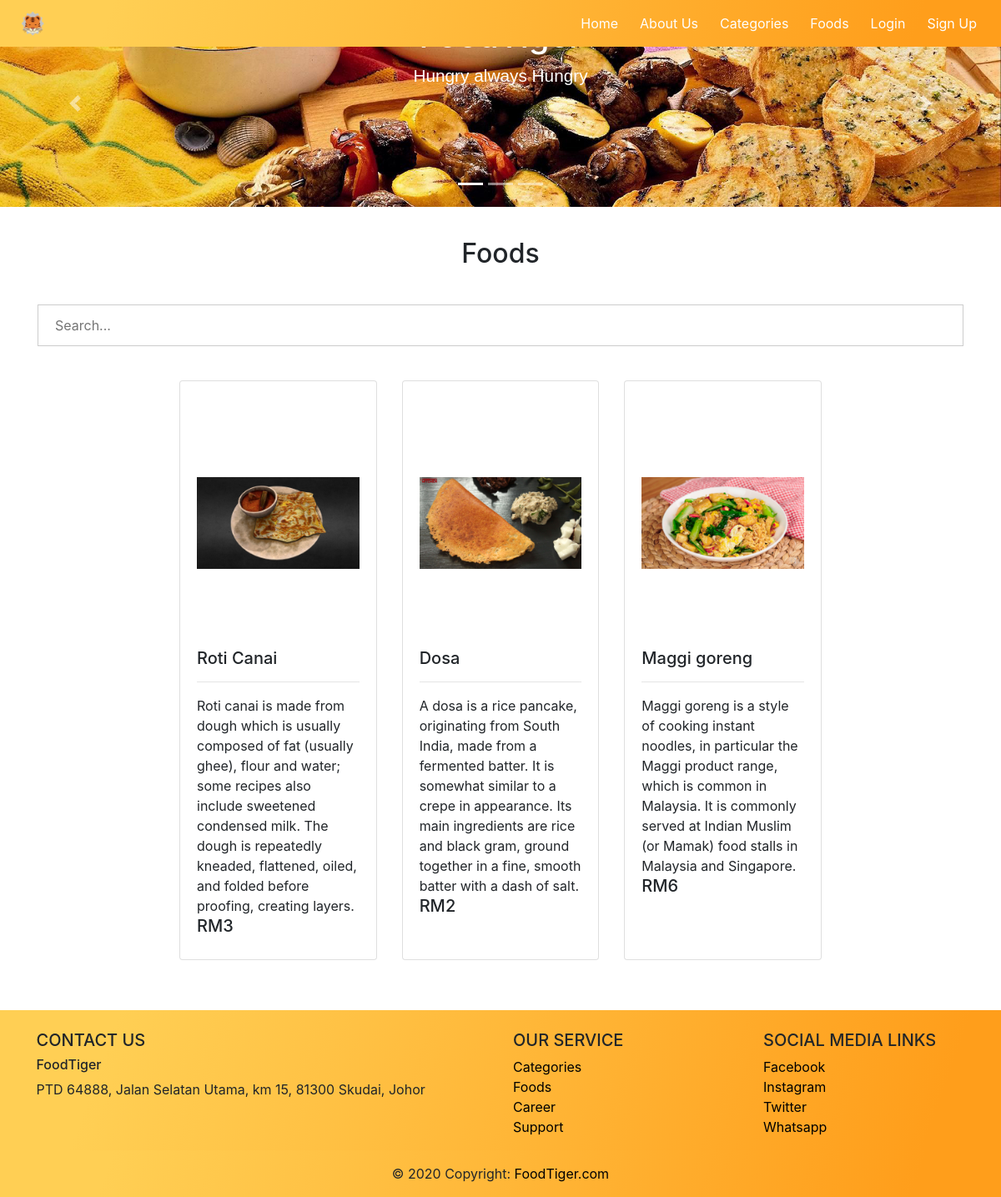
The app's page /food.php?category=4 with its own data.
### tables this page shows
CREATE TABLE `food` (
  `f_id` int(11) NOT NULL,
  `cart_id` int(10) NOT NULL,
  `nameFood` varchar(255) NOT NULL,
  `description` varchar(255) NOT NULL,
  `imageFood` varchar(500) NOT NULL,
  `price` int(30) NOT NULL
);

### food.php (the view, shortened to what this page needs)
<?php
require 'database/pdo.php';
$search="";
if(isset($_GET['category'])){
$cart_id=$_GET['category'];
$search=" where cart_id='".$cart_id."'";
}
?>
<!DOCTYPE html>
<html>
<head>
    <link rel="stylesheet" href="css/nav-bar.css">
    <link rel="stylesheet" href="css/index.css">
</head>
<body>
<header>
        <?php
          require "navandfooter/nav.php";
        ?>
    </header>
    <div class="in1">
    <div id="demo" class="carousel slide" data-ride="carousel">
        <ul class="carousel-indicators">
          <li data-target="#demo" data-slide-to="0" class="active"></li>
          <li data-target="#demo" data-slide-to="1"></li>
          <li data-target="#demo" data-slide-to="2"></li>
        </ul>
        <div class="carousel-inner">
          <div class="carousel-item active">
            <img src="image/food.jpg" alt="food" width="1100" height="500">
            <div class="carousel-caption">
              <h1>FoodTiger</h1>
              <p class="p2">Hungry always Hungry</p>
            </div>
          </div>
        </div>
        <a class="carousel-control-prev" href="#demo" data-slide="prev">
          <span class="carousel-control-prev-icon"></span>
        </a>
        <a class="carousel-control-next" href="#demo" data-slide="next">
          <span class="carousel-control-next-icon"></span>
        </a>
    </div>
    <div class="container" style="margin-top:3%;"><h2>Foods</h2>
    <form style="margin-top:3%;" action="food.php" method="POST">
        <input type="text" name="search" placeholder="Search..." id="search">
    </form>
    </div>
    <div class="col-md-8 mx-auto" style="margin-top:1%;margin-bottom:3%;">
        <div class="row">
            <?php
                $sql="select * from food".$search;
                $result=$conn->query($sql);
                if($result->num_rows >0){
                    while($row = $result -> fetch_assoc()){
            ?>
            <div class="col-sm-4 " style="margin-top:20px;">
                <div class="card h-100">
                    <div class="card-body">
                        <div class="inner" style="text-align:center">
                            <a href="fooddetails.php?f_id=<?php echo $row['f_id'];; ?>"><img src="image/<?php echo $row['imageFood'];?>"  class="img-fluid"  style="width:300px; height:300px;object-fit: contain;"></a>
                        </div>
                        <h5 class="card-title"><?php echo $row['nameFood'];?></h5>
                        <hr>
                        <div class="card-heading"><?php echo $row['description'];?></div>
                        <div class="card-heading"><h5>RM<?php echo $row['price'];?></h5></div>
                    </div>
                </div>
            </div>
            <?php
                }
            }
            ?>
        </div>
    </div>
    </div>
    <footer style="margin-top:5%;">
        <?php
          require "navandfooter/footer.php";
        ?>
    </footer>
    </body>
</html>

### css/nav-bar.css (style rules this page uses)
input[type=text], input[type=password] { width: 100%; padding: 12px 20px; margin: 8px 0; display: inline-block; border: 1px solid #ccc; box-sizing: border-box; }

### css/index.css (style rules this page uses)
body { display: table-cell; vertical-align: middle; }
.container { text-align:center; padding: 1px; }
.carousel-inner img { width: 100%; height: 100%; }
.carousel-caption { z-index:10; color:#fff; text-align:center; top:auto; left:65%; bottom:auto; transform:translate(0, -60%); }
.p2 { font-size:1.3em; font-family:Arial; }
.inner { overflow:hidden; }
.inner img { transition: all 1.5 ease; }

### records on screen
food: imageFood (picture), nameFood "Roti Canai", description "Roti canai is made from dough which is usually composed of fat (usually ghee), flour and water; some recipes also include sweetened condensed milk. The dough is repeatedly kneaded, flattened, oiled, and folded before proofing, creating layers.", price "3"
food: imageFood (picture), nameFood "Dosa", description "A dosa is a rice pancake, originating from South India, made from a fermented batter. It is somewhat similar to a crepe in appearance. Its main ingredients are rice and black gram, ground together in a fine, smooth batter with a dash of salt.", price "2"
food: imageFood (picture), nameFood "Maggi goreng", description "Maggi goreng is a style of cooking instant noodles, in particular the Maggi product range, which is common in Malaysia. It is commonly served at Indian Muslim (or Mamak) food stalls in Malaysia and Singapore.", price "6"
